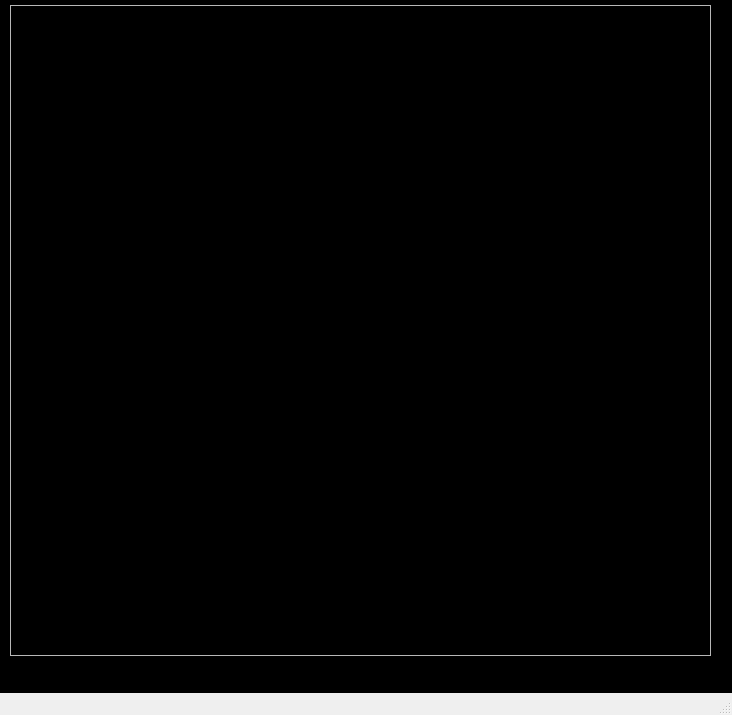
<?xml version="1.0" encoding="UTF-8"?>
<ui version="4.0">
 <class>MainWindow</class>
 <widget class="QMainWindow" name="MainWindow">
  <property name="geometry">
   <rect>
    <x>0</x>
    <y>0</y>
    <width>732</width>
    <height>715</height>
   </rect>
  </property>
  <property name="sizePolicy">
   <sizepolicy hsizetype="MinimumExpanding" vsizetype="MinimumExpanding">
    <horstretch>0</horstretch>
    <verstretch>0</verstretch>
   </sizepolicy>
  </property>
  <property name="windowTitle">
   <string>MainWindow</string>
  </property>
  <widget class="QWidget" name="centralwidget">
   <property name="styleSheet">
    <string notr="true">#centralwidget{
background-color: rgb(0, 0, 0);
}


QLabel{
color:rgb(168,168,168)
}

QLineEdit{
border: 1px solid rgb(100,100,100);
background-color:rgb(230,230,230);
}

QTextEdit{
border: 1px solid black;
background-color: black;
color:rgb(168,168,168);
}

QRadioButton{
color:rgb(168,168,168)
}</string>
   </property>
   <widget class="QFrame" name="magnet_frame">
    <property name="geometry">
     <rect>
      <x>10</x>
      <y>5</y>
      <width>701</width>
      <height>651</height>
     </rect>
    </property>
    <property name="frameShape">
     <enum>QFrame::StyledPanel</enum>
    </property>
    <property name="frameShadow">
     <enum>QFrame::Raised</enum>
    </property>
   </widget>
  </widget>
  <widget class="QStatusBar" name="statusbar"/>
 </widget>
 <resources/>
 <connections/>
</ui>
